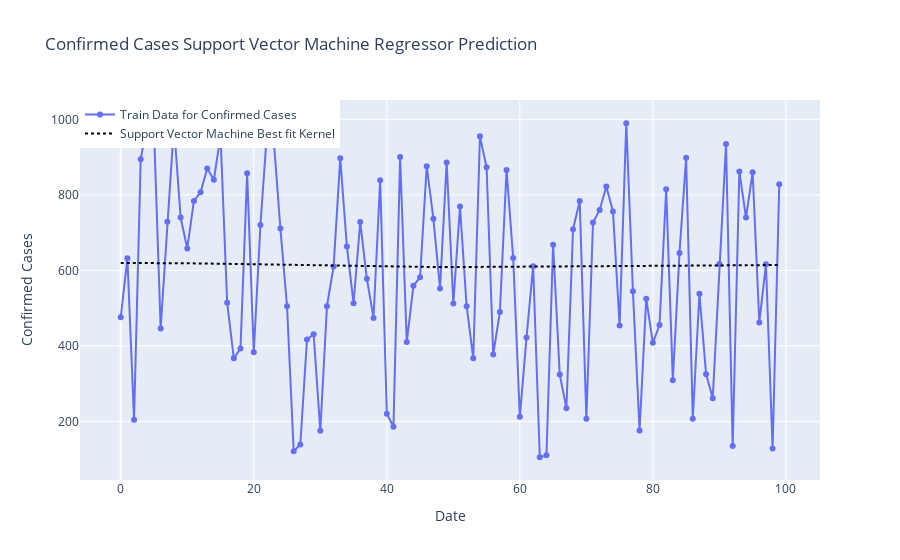

The notebook cell saved with this chart:
### Code cell
import matplotlib.pyplot as plt
import numpy as np
import pandas as pd
from sklearn.svm import SVR  # Support Vector Regressor (use SVC for classification)

# Example data (replace with your actual data)
datewise = pd.DataFrame({
    "Days Since": np.arange(100),  # Days since some start date
    "Confirmed": np.random.randint(100, 1000, size=100)  # Replace with actual confirmed cases data
})

# Initialize and train the SVM model
svm = SVR(kernel='rbf')  # You can choose different kernels, e.g., 'linear', 'poly', 'rbf'
X = np.array(datewise["Days Since"]).reshape(-1, 1)
y = datewise["Confirmed"]
svm.fit(X, y)

# Predict using the trained SVM model
prediction_svm = svm.predict(X)

# Plotting SVM predictions
plt.figure(figsize=(11, 6))

fig = go.Figure()
fig.add_trace(go.Scatter(x=datewise.index, y=datewise["Confirmed"],
                         mode='lines+markers', name="Train Data for Confirmed Cases"))
fig.add_trace(go.Scatter(x=datewise.index, y=prediction_svm,
                         mode='lines', name="Support Vector Machine Best fit Kernel",
                         line=dict(color='black', dash='dot')))
fig.update_layout(title="Confirmed Cases Support Vector Machine Regressor Prediction",
                  xaxis_title="Date", yaxis_title="Confirmed Cases", 
                  legend=dict(x=0, y=1, traceorder="normal"))
fig.show()

### Figure 1 — Plotly figure (JSON) as saved in the notebook; plotly's stock layout.template omitted (floating-point values rounded to 4 significant figures)
{"data": [{"mode": "lines+markers", "name": "Train Data for Confirmed Cases", "type": "scatter", "x": [0, 1, 2, 3, 4, 5, 6, 7, 8, 9, 10, 11, 12, 13, 14, 15, 16, 17, 18, 19, 20, 21, 22, 23, 24, 25, 26, 27, 28, 29, 30, 31, 32, 33, 34, 35, 36, 37, 38, 39, 40, 41, 42, 43, 44, 45, 46, 47, 48, 49, 50, 51, 52, 53, 54, 55, 56, 57, 58, 59, 60, 61, 62, 63, 64, 65, 66, 67, 68, 69, 70, 71, 72, 73, 74, 75, 76, 77, 78, 79, 80, 81, 82, 83, 84, 85, 86, 87, 88, 89, 90, 91, 92, 93, 94, 95, 96, 97, 98, 99], "y": [476, 632, 204, 894, 991, 970, 446, 729, 984, 740, 658, 784, 807, 870, 840, 957, 514, 367, 393, 857, 383, 720, 970, 946, 711, 505, 121, 139, 417, 431, 175, 505, 610, 897, 663, 513, 728, 578, 474, 839, 220, 186, 900, 410, 559, 582, 876, 737, 552, 886, 512, 769, 505, 367, 955, 873, 377, 490, 866, 633, 212, 422, 611, 105, 110, 668, 324, 235, 709, 784, 207, 727, 760, 822, 756, 454, 990, 545, 176, 525, 408, 455, 815, 309, 646, 898, 207, 538, 325, 261, 617, 935, 135, 862, 740, 860, 462, 616, 128, 828]}, {"line": {"color": "black", "dash": "dot"}, "mode": "lines", "name": "Support Vector Machine Best fit Kernel", "type": "scatter", "x": [0, 1, 2, 3, 4, 5, 6, 7, 8, 9, 10, 11, 12, 13, 14, 15, 16, 17, 18, 19, 20, 21, 22, 23, 24, 25, 26, 27, 28, 29, 30, 31, 32, 33, 34, 35, 36, 37, 38, 39, 40, 41, 42, 43, 44, 45, 46, 47, 48, 49, 50, 51, 52, 53, 54, 55, 56, 57, 58, 59, 60, 61, 62, 63, 64, 65, 66, 67, 68, 69, 70, 71, 72, 73, 74, 75, 76, 77, 78, 79, 80, 81, 82, 83, 84, 85, 86, 87, 88, 89, 90, 91, 92, 93, 94, 95, 96, 97, 98, 99], "y": [619.8, 619.8, 619.8, 619.8, 619.7, 619.6, 619.5, 619.4, 619.3, 619.1, 618.9, 618.6, 618.4, 618.1, 617.8, 617.5, 617.2, 616.9, 616.5, 616.1, 615.8, 615.4, 615.0, 614.6, 614.2, 613.8, 613.4, 613.0, 612.7, 612.3, 611.9, 611.6, 611.3, 611.0, 610.7, 610.4, 610.1, 609.9, 609.7, 609.5, 609.3, 609.2, 609.0, 608.9, 608.8, 608.8, 608.7, 608.7, 608.7, 608.7, 608.7, 608.7, 608.8, 608.8, 608.9, 609.0, 609.1, 609.2, 609.3, 609.4, 609.5, 609.6, 609.7, 609.9, 610.0, 610.1, 610.2, 610.4, 610.5, 610.6, 610.8, 610.9, 611.0, 611.2, 611.3, 611.4, 611.6, 611.7, 611.8, 612.0, 612.1, 612.2, 612.3, 612.5, 612.6, 612.7, 612.8, 613.0, 613.1, 613.2, 613.3, 613.4, 613.5, 613.6, 613.7, 613.8, 613.9, 614.0, 614.1, 614.1]}], "layout": {"legend": {"traceorder": "normal", "x": 0, "y": 1}, "title": {"text": "Confirmed Cases Support Vector Machine Regressor Prediction"}, "xaxis": {"title": {"text": "Date"}}, "yaxis": {"title": {"text": "Confirmed Cases"}}}}
